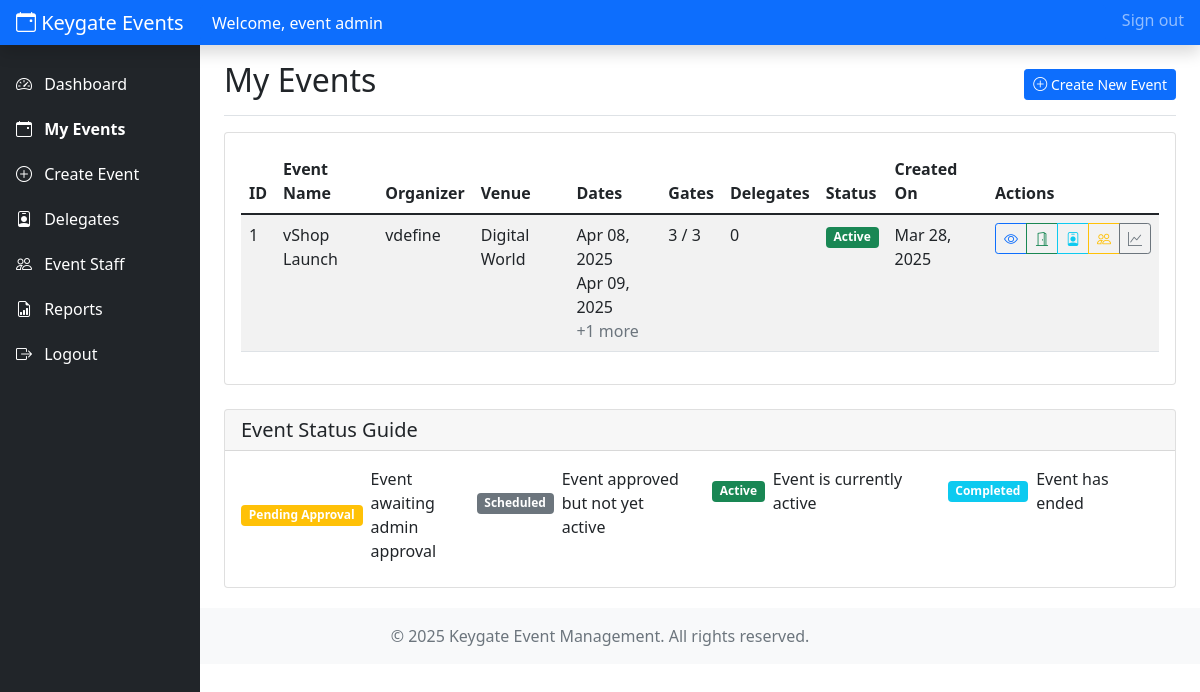
The page /event_admin/events.php (signed in) on the database its author committed.
### tables this page shows
CREATE TABLE `events` (
  `id` int NOT NULL,
  `event_name` varchar(255) NOT NULL,
  `event_organiser` varchar(255) NOT NULL,
  `event_venue` text NOT NULL,
  `access_gates_required` int NOT NULL,
  `created_by` int NOT NULL,
  `status` enum('Active','Completed','Cancelled','Scheduled','Pending Approval') DEFAULT 'Pending Approval',
  `approved_by` int DEFAULT NULL,
  `created_at` timestamp NULL DEFAULT CURRENT_TIMESTAMP,
  `updated_at` timestamp NULL DEFAULT CURRENT_TIMESTAMP ON UPDATE CURRENT_TIMESTAMP
);

### includes/event_admin_functions.php (called while the page is built, shortened)
<?php
require_once 'config.php';
function can_create_event($user_id) {
    $user = get_record('users', "id = $user_id");
    $plan = get_record('plans', "id = {$user['plan_id']}");
    $conn = db_connect();
    $sql = "SELECT COUNT(*) as total FROM events WHERE created_by = $user_id";
    $result = $conn->query($sql);
    $total_events = $result->fetch_assoc()['total'];
    return [
        'can_create' => true,
        'message' => 'You can create an event',
        'delegates_allowed' => $plan['delegates_per_event'],
        'auto_approval' => $plan['event_auto_approval']
    ];
}
function get_event_admin_events($user_id) {
    $events = get_records('events', "created_by = $user_id", '*', 'created_at DESC');
    foreach ($events as &$event) {
        $dates = get_records('event_dates', "event_id = {$event['id']}", 'event_date', 'event_date ASC');
        $event['dates'] = array_column($dates, 'event_date');
        $conn = db_connect();
        $sql_gates = "SELECT COUNT(*) as total FROM access_gates WHERE event_id = {$event['id']}";
        $result_gates = $conn->query($sql_gates);
        $event['gates_count'] = $result_gates->fetch_assoc()['total'];
        $sql_delegates = "SELECT COUNT(*) as total FROM event_delegates WHERE event_id = {$event['id']}";
        $result_delegates = $conn->query($sql_delegates);
    }
    return $events;
}
?>

### includes/config.php (called while the page is built, shortened)
<?php
function db_connect() {
    $conn = new mysqli(DB_HOST, DB_USER, DB_PASS, DB_NAME);
    return $conn;
}
function get_record($table, $condition = '1', $fields = '*') {
    $conn = db_connect();
    $sql = "SELECT $fields FROM $table WHERE $condition LIMIT 1";
    $result = $conn->query($sql);
    if ($result && $result->num_rows > 0) {
        $row = $result->fetch_assoc();
        return $row;
    }
    return false;
}
function get_records($table, $condition = '1', $fields = '*', $order_by = '', $limit = '') {
    $conn = db_connect();
    $sql = "SELECT $fields FROM $table WHERE $condition";
    if (!empty($order_by)) {
        $sql .= " ORDER BY $order_by";
    }
    $result = $conn->query($sql);
    $records = [];
    if ($result && $result->num_rows > 0) {
        while ($row = $result->fetch_assoc()) {
            $records[] = $row;
        }
    }
    return $records;
}
?>

### event_admin/events.php (the view, shortened to what this page needs)
<?php
require_once '../includes/config.php';
require_once '../includes/event_admin_functions.php';
$events = get_event_admin_events($_SESSION['user_id']);
$can_create = can_create_event($_SESSION['user_id']);
include '../includes/event_admin_header.php';
?>
<div class="container-fluid">
    <div class="row">
        <nav id="sidebar" class="col-md-3 col-lg-2 d-md-block bg-dark sidebar">
            <div class="position-sticky pt-3">
                <ul class="nav flex-column">
                    <li class="nav-item">
                        <a class="nav-link text-white" href="dashboard.php">
                            <i class="bi bi-speedometer2 me-2"></i> Dashboard
                        </a>
                    </li>
                    <li class="nav-item">
                        <a class="nav-link active text-white" href="events.php">
                            <i class="bi bi-calendar-event me-2"></i> My Events
                        </a>
                    </li>
                    <li class="nav-item">
                        <a class="nav-link text-white" href="create_event.php">
                            <i class="bi bi-plus-circle me-2"></i> Create Event
                        </a>
                    </li>
                    <li class="nav-item">
                        <a class="nav-link text-white" href="delegates.php">
                            <i class="bi bi-person-badge me-2"></i> Delegates
                        </a>
                    </li>
                    <li class="nav-item">
                        <a class="nav-link text-white" href="event_users.php">
                            <i class="bi bi-people me-2"></i> Event Staff
                        </a>
                    </li>
                    <li class="nav-item">
                        <a class="nav-link text-white" href="reports.php">
                            <i class="bi bi-file-earmark-bar-graph me-2"></i> Reports
                        </a>
                    </li>
                    <li class="nav-item">
                        <a class="nav-link text-white" href="../logout.php">
                            <i class="bi bi-box-arrow-right me-2"></i> Logout
                        </a>
                    </li>
                </ul>
            </div>
        </nav>
        <main class="col-md-9 ms-sm-auto col-lg-10 px-md-4">
            <div class="d-flex justify-content-between flex-wrap flex-md-nowrap align-items-center pt-3 pb-2 mb-3 border-bottom">
                <h1 class="h2">My Events</h1>
                <div class="btn-toolbar mb-2 mb-md-0">
                    <?php if ($can_create['can_create']): ?>
                        <a href="create_event.php" class="btn btn-sm btn-primary">
                            <i class="bi bi-plus-circle"></i> Create New Event
                        </a>
                    <?php endif; ?>
                </div>
            </div>
            <div class="card">
                <div class="card-body">
                    <div class="table-responsive">
                        <table class="table table-striped table-hover">
                            <thead>
                                <tr>
                                    <th>ID</th>
                                    <th>Event Name</th>
                                    <th>Organizer</th>
                                    <th>Venue</th>
                                    <th>Dates</th>
                                    <th>Gates</th>
                                    <th>Delegates</th>
                                    <th>Status</th>
                                    <th>Created On</th>
                                    <th>Actions</th>
                                </tr>
                            </thead>
                            <tbody>
                                <?php if (empty($events)): ?>
                                    <tr>
                                        <td colspan="10" class="text-center">No events found. <a href="create_event.php">Create your first event</a>.</td>
                                    </tr>
                                <?php else: ?>
                                    <?php foreach ($events as $event): ?>
                                        <tr>
                                            <td><?php echo $event['id']; ?></td>
                                            <td><?php echo htmlspecialchars($event['event_name']); ?></td>
                                            <td><?php echo htmlspecialchars($event['event_organiser']); ?></td>
                                            <td><?php echo htmlspecialchars(substr($event['event_venue'], 0, 30)) . (strlen($event['event_venue']) > 30 ? '...' : ''); ?></td>
                                            <td>
                                                <?php if (!empty($event['dates'])): ?>
                                                    <?php foreach ($event['dates'] as $index => $date): ?>
                                                        <?php if ($index < 2): ?>
                                                            <?php echo date('M d, Y', strtotime($date)); ?><br>
                                                        <?php elseif ($index == 2): ?>
                                                            <span class="text-muted">+<?php echo (count($event['dates']) - 2); ?> more</span>
                                                            <?php break; ?>
                                                        <?php endif; ?>
                                                    <?php endforeach; ?>
                                                <?php else: ?>
                                                    <span class="text-muted">No dates</span>
                                                <?php endif; ?>
                                            </td>
                                            <td><?php echo $event['gates_count']; ?> / <?php echo $event['access_gates_required']; ?></td>
                                            <td><?php echo $event['delegates_count']; ?></td>
                                            <td>
                                                <span class="badge bg-<?php
                                                    if ($event['status'] == 'Active') echo 'success';
                                                    elseif ($event['status'] == 'Pending Approval') echo 'warning';
                                                    elseif ($event['status'] == 'Cancelled') echo 'danger';
                                                    elseif ($event['status'] == 'Completed') echo 'info';
                                                    else echo 'secondary';
                                                ?>">
                                                    <?php echo $event['status']; ?>
                                                </span>
                                            </td>
                                            <td><?php echo date('M d, Y', strtotime($event['created_at'])); ?></td>
                                            <td>
                                                <div class="btn-group">
                                                    <a href="view_event.php?id=<?php echo $event['id']; ?>" class="btn btn-sm btn-outline-primary">
                                                        <i class="bi bi-eye"></i>
                                                    </a>
                                                    <?php if ($event['status'] == 'Active'): ?>
                                                        <a href="manage_gates.php?event_id=<?php echo $event['id']; ?>" class="btn btn-sm btn-outline-success" title="Manage Gates">
                                                            <i class="bi bi-door-open"></i>
                                                        </a>
                                                        <a href="manage_delegates.php?event_id=<?php echo $event['id']; ?>" class="btn btn-sm btn-outline-info" title="Manage Delegates">
                                                            <i class="bi bi-person-badge"></i>
                                                        </a>
                                                        <a href="manage_staff.php?event_id=<?php echo $event['id']; ?>" class="btn btn-sm btn-outline-warning" title="Manage Staff">
                                                            <i class="bi bi-people"></i>
                                                        </a>
                                                        <a href="event_report.php?event_id=<?php echo $event['id']; ?>" class="btn btn-sm btn-outline-secondary" title="View Reports">
                                                            <i class="bi bi-graph-up"></i>
                                                        </a>
                                                    <?php endif; ?>
                                                </div>
                                            </td>
                                        </tr>
                                    <?php endforeach; ?>
                                <?php endif; ?>
                            </tbody>
                        </table>
                    </div>
                </div>
            </div>
            <div class="card mt-4">
                <div class="card-header">
                    <h5 class="mb-0">Event Status Guide</h5>
                </div>
                <div class="card-body">
                    <div class="row">
                        <div class="col-md-3">
                            <div class="d-flex align-items-center mb-2">
                                <span class="badge bg-warning me-2">Pending Approval</span>
                                <span>Event awaiting admin approval</span>
                            </div>
                        </div>
                        <div class="col-md-3">
                            <div class="d-flex align-items-center mb-2">
                                <span class="badge bg-secondary me-2">Scheduled</span>
                                <span>Event approved but not yet active</span>
                            </div>
                        </div>
                        <div class="col-md-3">
                            <div class="d-flex align-items-center mb-2">
                                <span class="badge bg-success me-2">Active</span>
                                <span>Event is currently active</span>
                            </div>
                        </div>
                        <div class="col-md-3">
                            <div class="d-flex align-items-center mb-2">
                                <span class="badge bg-info me-2">Completed</span>
                                <span>Event has ended</span>
                            </div>
                        </div>
                    </div>
                </div>
            </div>
        </main>
    </div>
</div>
<?php
include '../includes/event_admin_footer.php';
?>

### includes/event_admin_header.php (style rules this page uses)
.sidebar { position: fixed; top: 0; bottom: 0; left: 0; z-index: 100; padding: 48px 0 0; }
.sidebar .nav-link { font-weight: 500; }
.sidebar .nav-link.active { font-weight: bold; }
.nav-item { margin-bottom: 5px; }
.card { margin-bottom: 20px; }

### rows shown on the page
events: id "1", event_name "vShop Launch", event_organiser "vdefine", event_venue "Digital World", date "Apr 08, 2025", date "Apr 09, 2025", count($event['dates']) - 2 "1", access_gates_required "3", delegates_count "0", status "Active", created_at "Mar 28, 2025"

### other values the page prints
$_SESSION['user_name'] "event admin"
